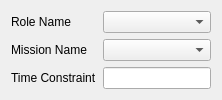
                <widget class="QWidget" name="page_ds_obligation_details">
                 <layout class="QFormLayout" name="formLayout_ds_obligation">
                  <item row="0" column="0">
                   <widget class="QLabel" name="label_ds_obligation_role">
                    <property name="text">
                     <string>Role Name</string>
                    </property>
                   </widget>
                  </item>
                  <item row="0" column="1">
                   <widget class="QComboBox" name="comboBox_ds_obligation_role_name"/>
                  </item>
                  <item row="1" column="0">
                   <widget class="QLabel" name="label_ds_obligation_mission">
                    <property name="text">
                     <string>Mission Name</string>
                    </property>
                   </widget>
                  </item>
                  <item row="1" column="1">
                   <widget class="QComboBox" name="comboBox_ds_obligation_mission_name"/>
                  </item>
                  <item row="2" column="0">
                   <widget class="QLabel" name="label_ds_obligation_time">
                    <property name="text">
                     <string>Time Constraint</string>
                    </property>
                   </widget>
                  </item>
                  <item row="2" column="1">
                   <widget class="QLineEdit" name="lineEdit_ds_obligation_time_constraint"/>
                  </item>
                 </layout>
                </widget>
